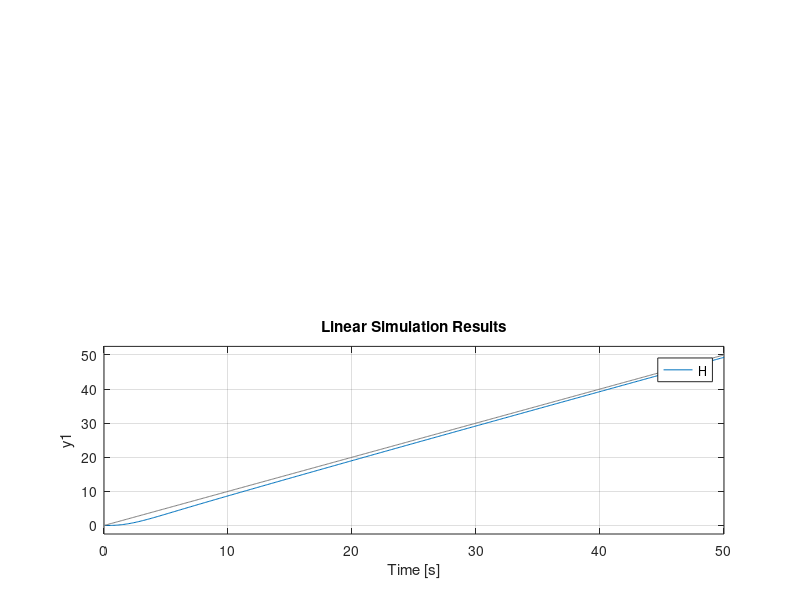

The MATLAB source for this figure:
clear all;
sigma = 10/100;
Dsigma=1.08-1
sigma2=sigma-Dsigma
zeta=abs(log(sigma2)/sqrt(log(sigma2)^2+pi^2))
ts=6;
wn=4/(ts*zeta)
wb= wn * sqrt(1-(2*zeta^2) +sqrt(2-(4*zeta^2)+(4*zeta^4)))
cv2=wn/(2*zeta)
cv=1.5;
cvc=cv-cv2
pc=Dsigma/((1/cv2)-1/cv)
zc=pc/(Dsigma+1)
H=(tf(wn^2,[1 2*zeta*wn wn^2]))*(tf(pc*[1 zc],zc*[1 pc]));
subplot(211);step(H);
t=0:0.1:50;
subplot(212);lsim(H,t,t);
essp=50-47.3